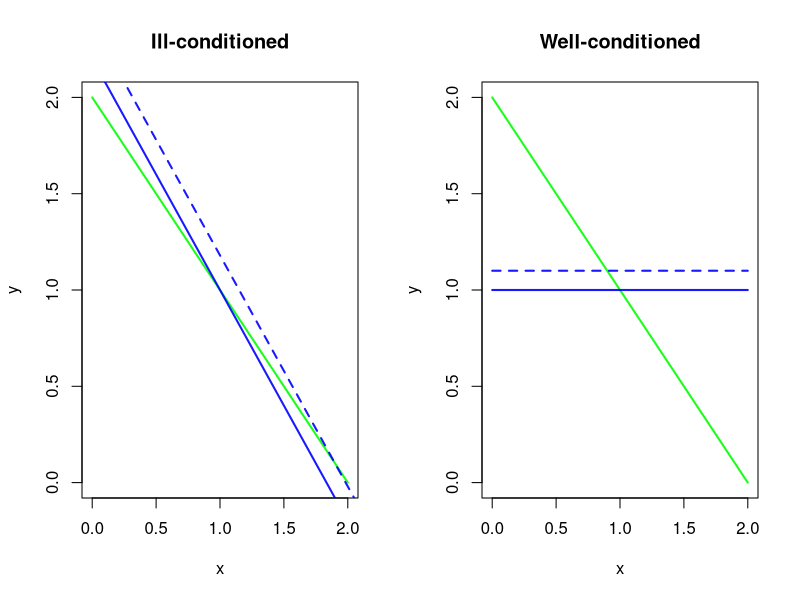

This figure's R source:

library(knitr)
library(ggplot2)


#well-conditioned and ill-conditioned

x = seq(0, 2, 0.01)
y = 2 - 1 * x
y2 = 2.2 - 1.2 * x
y3 = 1 + 0 * x

par(mfrow=c(1,2))
pl = plot(x, y, type = "l", lwd = 2L, col = rgb(0,1,0,0.9), main = "Ill-conditioned")
#lines(x+0.15, y1, lwd = 2, col = rgb(0,1,0,0.5), lty = 3L)
#lines(x-0.15, y1, lwd = 2, col = rgb(0,1,0,0.5), lty = 3L)
lines(x, y2, lwd = 2, col = rgb(0,0,1,0.9))
lines(x+0.15, y2, lwd = 2, col = rgb(0,0,1,0.9), lty = 2L)
#lines(x-0.15, y2, lwd = 2, col = rgb(0,0,1,0.5), lty = 3L)


plot(x, y, type = "l", lwd = 2L, col = rgb(0,1,0,0.9), main = "Well-conditioned")
#lines(x+0.15, y1, lwd = 2, col = rgb(0,1,0,0.5), lty = 3L)
#lines(x-0.15, y1, lwd = 2, col = rgb(0,1,0,0.5), lty = 3L)
lines(x, y3, lwd = 2, col = rgb(0,0,1,0.9))
lines(x, y3+0.1, lwd = 2, col = rgb(0,0,1,0.9), lty = 2L)



